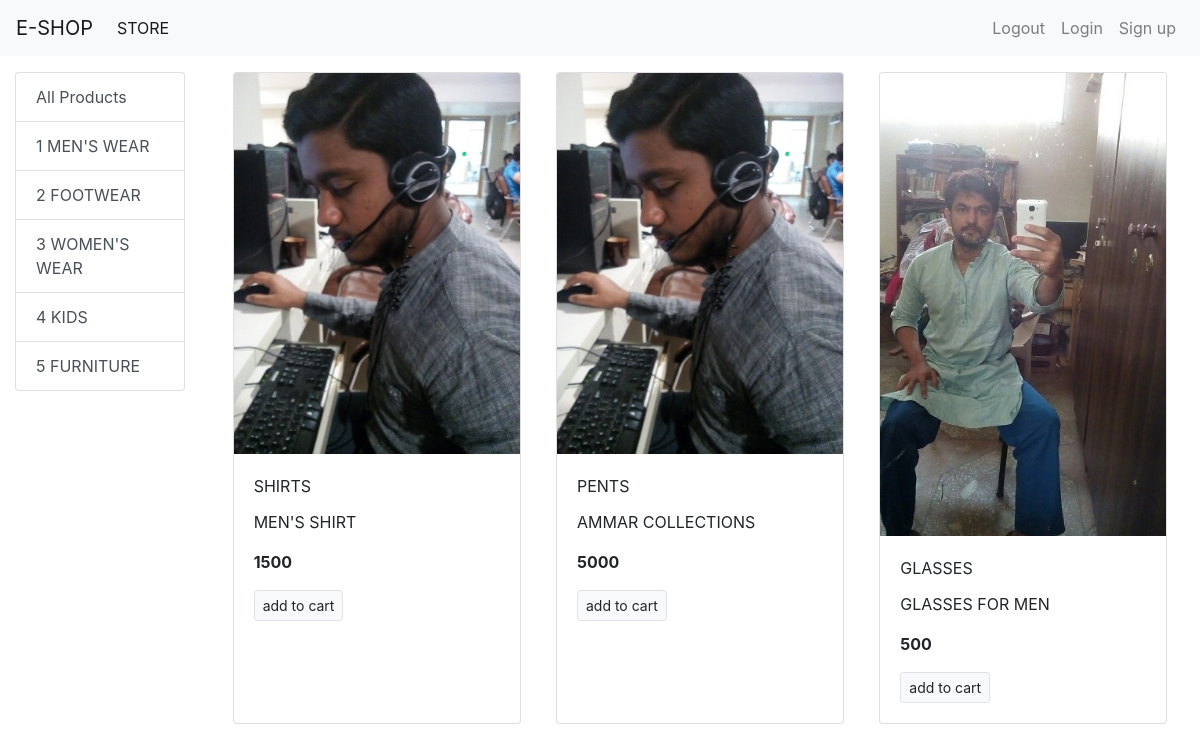
/?category=1, run on the app's committed database.
### store/models/category.py (models this page shows, shortened)
class Category(models.Model):
    name = models.CharField(max_length=50)
    @staticmethod
    def get_all_categories():
        return Category.objects.all()

### store/models/product.py (models this page shows, shortened)
class Product(models.Model):
    name = models.CharField(max_length=50)
    price = models.IntegerField(default=0)
    category = models.ForeignKey(Category, on_delete=models.CASCADE, default=1)
    description = models.CharField(max_length=200, default='', null=True, blank=True)
    image = models.ImageField(upload_to='uploads/products/')
    @staticmethod
    def get_all_products_by_categoryid(category_id):
        if category_id:
            return Product.objects.filter(category = category_id)
        else:
            return Product.get_all_products()

### store/views.py (the view)
# urls.py: path('', views.index, name='index'),
def index(request):
    products = None
    categories = Category.get_all_categories();
    categoryID = request.GET.get('category')
    if categoryID:
        products = Product.get_all_products_by_categoryid(categoryID)
    else:
        products = Product.get_all_products();
    data = {'products': products, 'categories': categories}
    return render(request, 'index.html', data)

### store/templates/index.html
{% extends 'base.html' %}
{% block content %}
<div class="container-fluid mt-3">
  <div class="row">
    <div class="col-lg-2 mx-auto">
      <div class="list-group">
        <a href="/" class="list-group-item list-group-item-action">All Products</a>
        {% for category in categories %}
        <a href="/?category={{category.id}}" class="list-group-item list-group-item-action">{{category.id}} {{category.name}}</a>
        {% endfor %}
      </div>
    </div>
    <div id="products" class="col-lg-10 mx-auto">
        <div class="row mx-auto">
        {% for product in products %}
          <div class="card mx-auto mb-3" style="width: 18rem;">
              <img class="card-img-top" src="{{product.image.url}}" alt="Card image cap">
              <div class="card-body">
                <p class="card-title">{{product.name}}</p>
                <p class="card-text">{{product.description}}</p>
                <p class="card-text"><b>{{product.price}}</b></p>
                <a href="#" class="btn btn-light border btn-sm">add to cart</a>
              </div>
          </div>
        {% endfor %}
        </div>
    </div>
  </div>
</div>
{% endblock %}

### data on the page
Category: id "1", name "MEN'S WEAR"
Category: id "2", name "FOOTWEAR"
Category: id "3", name "WOMEN'S WEAR"
Category: id "4", name "KIDS"
Category: id "5", name "FURNITURE"
Product: image (picture), name "SHIRTS", description "MEN'S SHIRT", price "1500"
Product: image (picture), name "PENTS", description "AMMAR COLLECTIONS", price "5000"
Product: image (picture), name "GLASSES", description "GLASSES FOR MEN", price "500"
